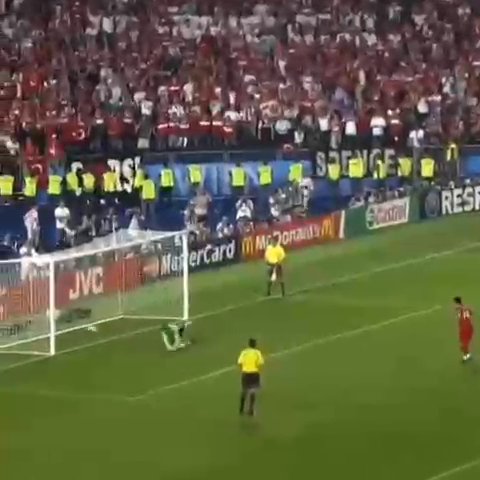
#> input picture frame 104 of OPENCV_8.KLASÖR/ardaturan.mp4, 480 x 480 px
$ python videolarinrenkuzayinidegistirme.py
#> lines starting #> are read from the running program, lines starting #| are printed output that depends on the picture
import cv2
cap=cv2.VideoCapture("ardaturan.mp4")
while True:
    ret,frame=cap.read()
#> frame is the input picture: shape (480, 480, 3); mean B, G, R 68.6, 98.2, 97.2
    frame=cv2.cvtColor(frame,cv2.COLOR_BGR2GRAY)#gri dönüştürür
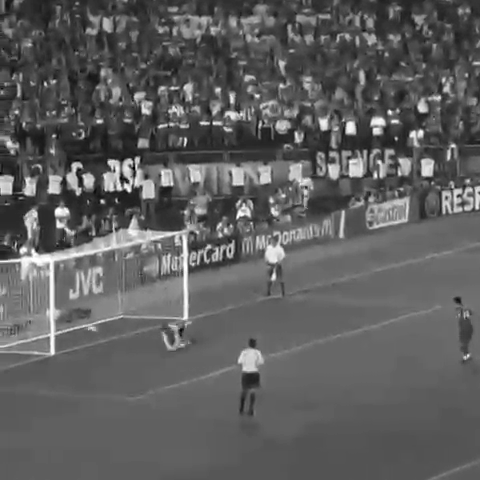
#> frame: shape (480, 480); min 0, max 255, mean 94.5
    if ret==False:
        break

    cv2.imshow("video",frame)
    if cv2.waitKey(30)&0xFF==ord("q"):
#> (key q is pressed here)
        break

cap.release()
cv2.destroyAllWindows()

$ run again, starting later in the video
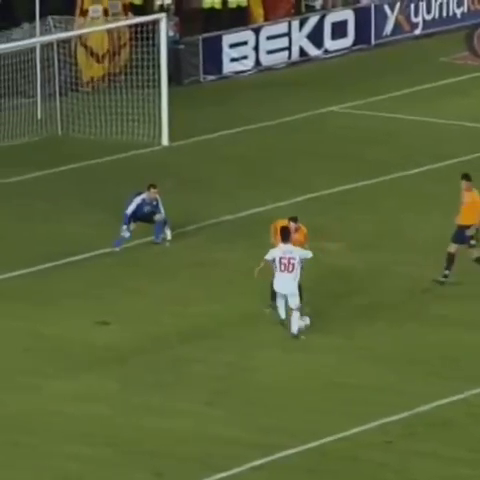
#> input picture frame 468 of OPENCV_8.KLASÖR/ardaturan.mp4, 480 x 480 px
#> frame is the input picture: shape (480, 480, 3); mean B, G, R 58.2, 100.1, 88.7
#> `frame=cv2.cvtColor(frame,cv2.COLOR_BGR2GRAY)#gri dönüştürür`:
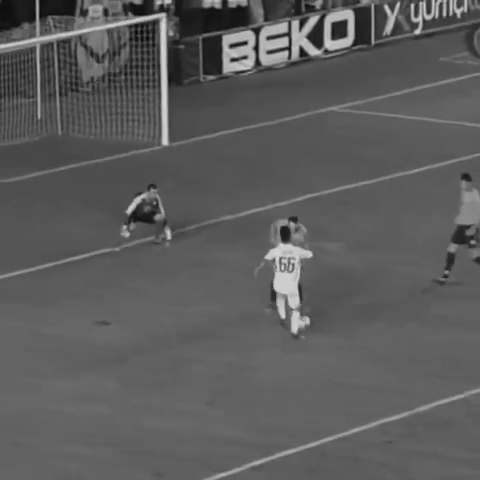
#> frame: shape (480, 480); min 2, max 217, mean 91.9

$ run again, starting later in the video
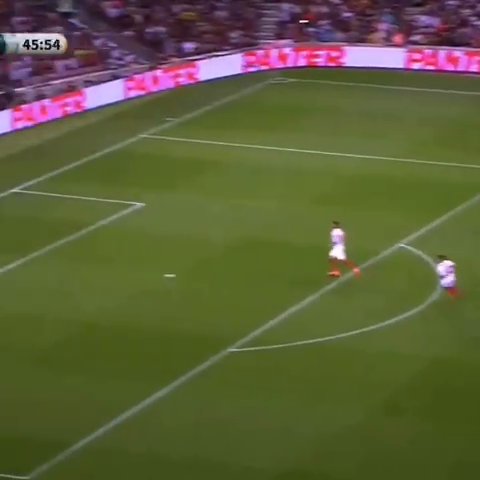
#> input picture frame 832 of OPENCV_8.KLASÖR/ardaturan.mp4, 480 x 480 px
#> frame is the input picture: shape (480, 480, 3); mean B, G, R 57.1, 94.8, 92.5
#> `frame=cv2.cvtColor(frame,cv2.COLOR_BGR2GRAY)#gri dönüştürür`:
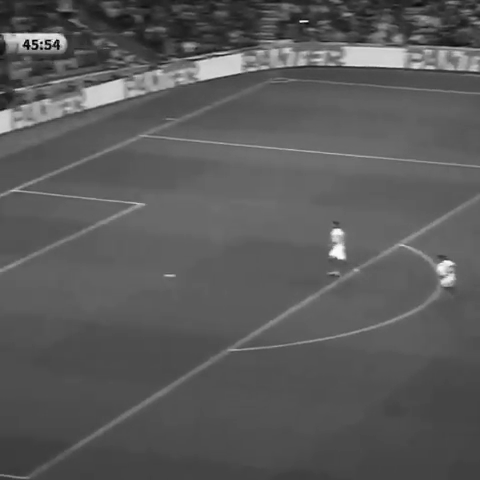
#> frame: shape (480, 480); min 0, max 254, mean 89.9
